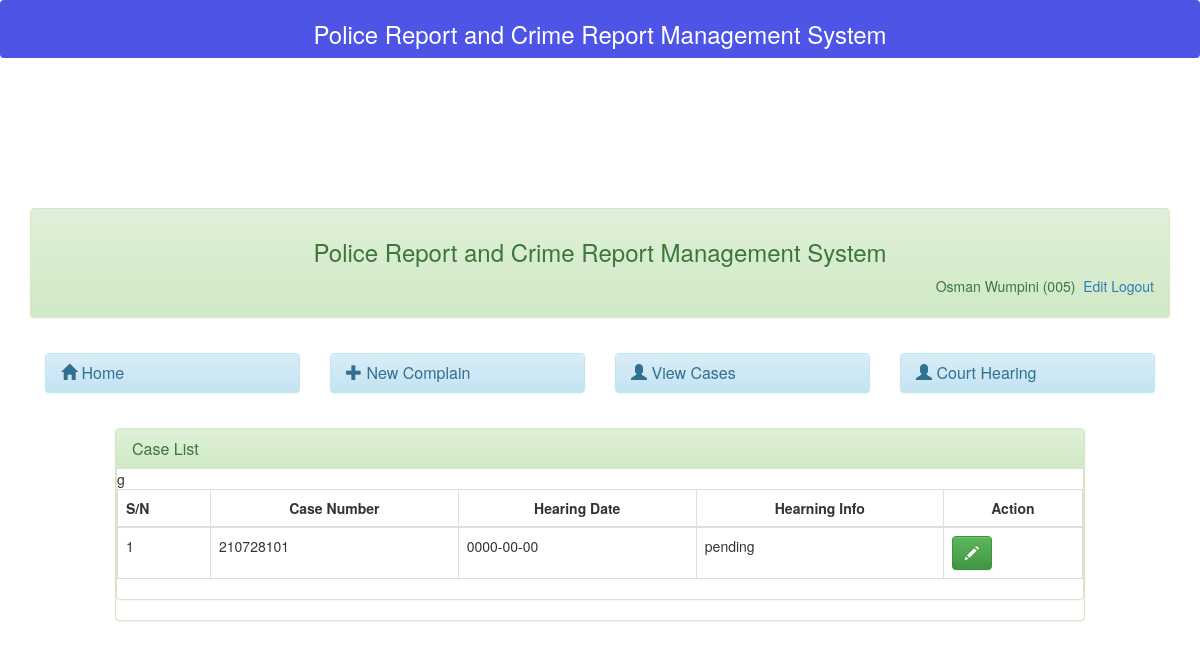
Page /court/caseview.php (signed in) on the earlier database version.
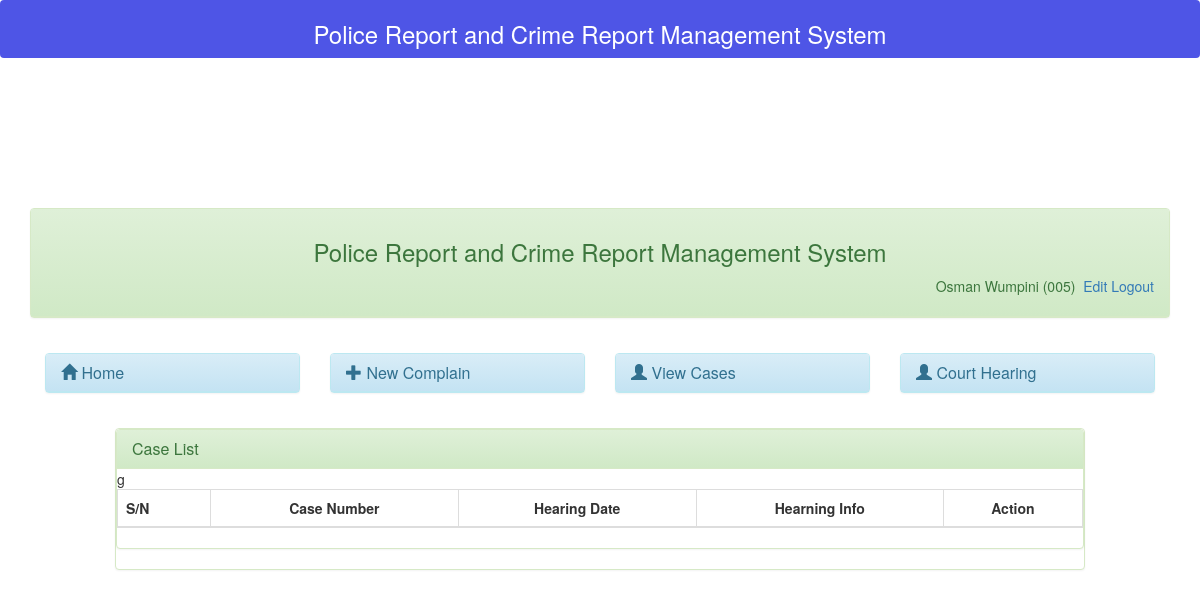
Same page on the later database version.
### tables this page shows
CREATE TABLE `court` (
  `id` int(11) NOT NULL,
  `case_id` int(11) DEFAULT NULL,
  `next_hearing_date` date DEFAULT NULL,
  `hearing_info` text DEFAULT NULL
);

### court/caseview.php (the view, shortened to what this page needs)
<?php
include('header.php');
 ?>
<br />
<div class="container-fluid">
	<?php include('menubar.php');?>
	<div class="col-md-1"></div>
	<div class="col-md-10">
		<div class="panel panel-success">
			<div class="panel panel-success">
			 	<div class="panel-heading">
			 		<h3 class="panel-title">
			 			Case List
			 		</h3>
			 	</div>
<div id="trans-table">
<table id="myTable-trans" class="table table-bordered table-hover" cellspacing="0" width="100%">
	<thead>
	    <tr>
	        <th>S/N</th>
	         <th><center>Case Number</center>
				</th>
			 <th>
				<center>Hearing Date</center>
				</th>
	        <th><center>Hearning Info</center></th>
	        <th><center>Action</center></th>
	    </tr>
	</thead>
    <tbody>g
    	<?php
		$sn=0;
		$query=mysqli_query($dbcon,"select * from court");
		while($row = mysqli_fetch_array($query)){
		$sn++;
		?>
		<tr>
        <td><?php echo $sn;?></td>
        <td><?php echo $row['case_id'];?></td>
		<td><?php echo $row['next_hearing_date']; ?></td>
		<td><?php echo $row['hearing_info']; ?></td>
		 <td class="empty" width="">
		<button type="button" data-toggle="modal" data-target="#<?php echo $row['case_id'];?>" data-placement="left" title="Click to edit" class="btn btn-success"><span class="glyphicon glyphicon-pencil" aria-hidden="true"></span></button>
		</td>
		</tr>
	<?php } ?>
    </tbody>
</table>
</div>
</div>
	</div>
	<div class="col-md-1"></div>
</div>
</body>
</html>

Differences in the rows shown:
removed court: case "210728101", next_hearing_date "0000-00-00", hearing_info "pending"
